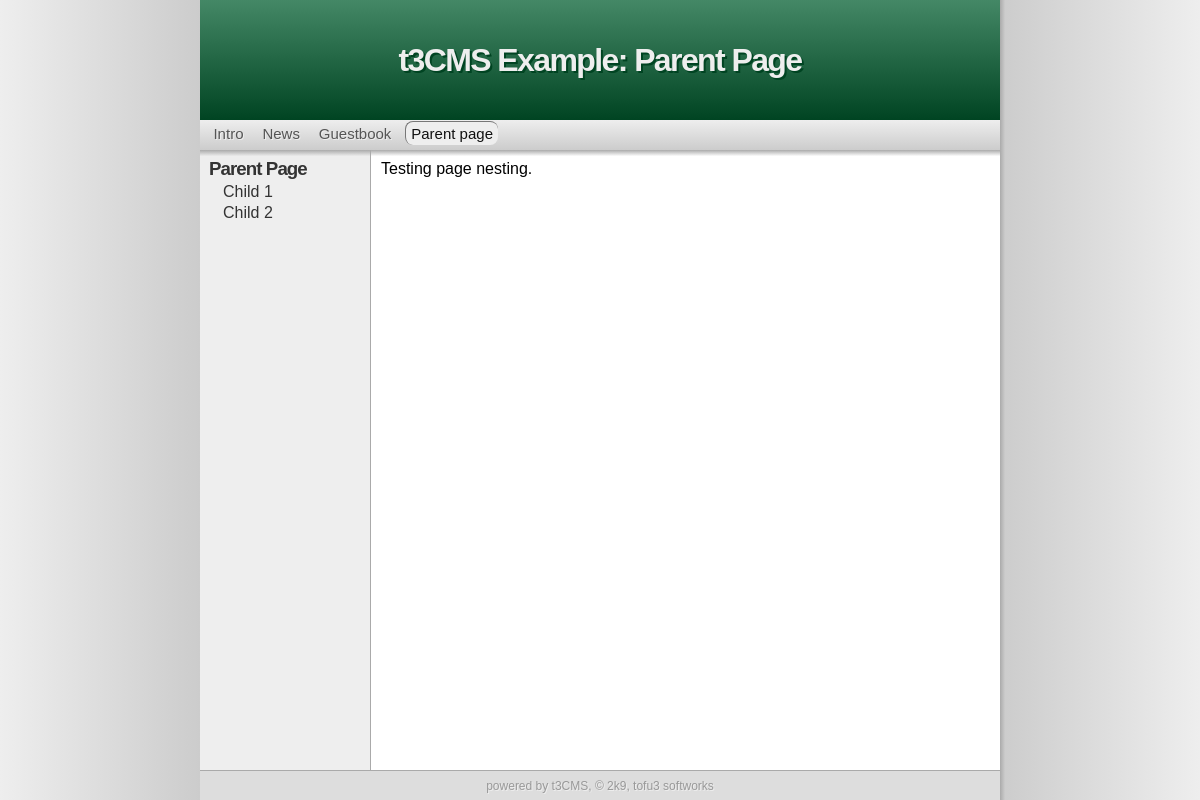
The page /?page=subs on the database its author committed.
### tables this page shows
CREATE TABLE "settings" ("name" TEXT check(typeof("name") = 'text') , "type" INTEGER, "value" TEXT check(typeof("value") = 'text') , "id" INTEGER PRIMARY KEY  AUTOINCREMENT  NOT NULL );

CREATE TABLE "pages" ("id" INTEGER PRIMARY KEY  NOT NULL ,"name" TEXT,"type" TEXT,"content" TEXT,"title" TEXT,"sub" TEXT DEFAULT _ , "special" INTEGER DEFAULT 0);

CREATE TABLE "menus" ("id" INTEGER PRIMARY KEY  AUTOINCREMENT  NOT NULL , "menu" INTEGER NOT NULL  DEFAULT 0, "label" TEXT, "type" TEXT DEFAULT page, "link" TEXT, "sorting" INTEGER DEFAULT 0);

### inc/inc.db.php (called while the page is built, shortened)
<?php
 try {
  $_DB = new PDO($_S['dbType'].':'.$_S['dbPath']);
 }
 catch (PDOException $e) {
	print 'Database error.';
	die();
 }
 function db_setting($name){
    global $_DB;
    $q = $_DB->query("SELECT value FROM settings WHERE name='$name'");
    $r = $q->fetch();
    return $r[0];
 }
 function db_page($name) {
    global $_DB;
    $q = $_DB->query("SELECT * FROM pages WHERE name='$name'");
    $r = $q->fetch();
    return $r;
 }
 function db_subpages($sub){
    global $_DB;
    foreach($_DB->query("SELECT * FROM pages WHERE sub='$sub'") as $r){
        $o[] = $r;
    }
    return $o;
 }
 function db_titlefromname($name){
    global $_DB;
    $q = $_DB->query("SELECT title FROM pages WHERE name='$name'");
    $r = $q->fetch();
    return $r[0];
 }
?>

### inc/inc.page.php (called while the page is built, shortened)
<?php
 include_once('inc/inc.db.php');
 function get_page($override = 0){
    if(!$override){
        $default = db_setting('default_page');
        @$page=$_GET['page']?$_GET['page']:$default;
    }
    else {
        $page = $override;
    }
    $pagedata = db_page($page);
    return array($pagedata['title'],$pagedata['type'],$pagedata['content'],$page,$pagedata['id'],$pagedata['sub']);
 }
?>

### inc/inc.debug.php (called while the page is built, shortened)
<?php
 function d_getdbasarray(){
    global $_DB;
    $d_inctables = array('settings','pt_guestbook','pages');
    $DBC = array();
    foreach ($d_inctables as $t){
        $i = 0;
        foreach ($_DB->query("SELECT * from $t") as $r){
            $i++;
                foreach($r as $n=>$v)
                    if (!is_int($n))
                        $DBC[$t][$i][$n] = $v;
        }
    }
    return $DBC;
 }
?>

### inc/inc.build-functions.php (the view, shortened to what this page needs)
<?php
 function do_menu($id,$orient = 'vertical'){
    global $_DB;
    global $page_name;
    global $page_sub;
    foreach($_DB->query("SELECT label,type,link FROM menus WHERE menu='$id' ORDER BY sorting") as $r){
        $linkname = $r['link'];
        $linkname=='./'?$linkname=db_setting('default_page'):0;
        $active = ($page_name==$linkname)||($page_sub==$linkname)?1:0;
        $menudata[] = array($r['label'],$r['type'],$r['link'],$active);
    }
    $m = build_menu($menudata,$orient);
    print $m;
 }
 function build_menu($data,$orient){
    global $url_style;
    foreach ($data as $item){
        $class = $item[3]?' class="active"':'';
        switch($item[1]){
            case 'page':
                if($url_style != 'pretty'){
                    $url = '?page='.$item[2];
                }
                else {
                    $url = './'.$item[2]; break;
                }
                break;
            case 'redir': $url = $item[2]; break;
        }
        if($orient == 'vertical'){
            $r .= '&nbsp;<a href="'.$url.'"'.$class.'>'.$item[0].'</a>&nbsp;';
        }
        else {
            $r .= '<a href="'.$url.'"'.$class.'>'.$item[0].'</a><br/>';
        }
    }
    return $r;
 }
 function do_submenu($orient = 'vertical'){
    global $page_name;
    global $page_sub;
    $sub=$page_sub=='_'?$page_name:$page_sub;
    $subpages = db_subpages($sub);
    foreach($subpages as $r){
        $active = $page_name==$r[1]?1:0;
        $menudata[] = array($r['title'],$r['name'],$active);
    }
    $m = build_submenu($menudata,$orient,$sub);
    print $m;
 }
 function build_submenu($data,$orient,$top){
    $title = db_titlefromname($top);
    $r = <<<END
      <td id="smenu">
      <h3><a href="?page=$top">$title</a></h3>
END;
    foreach($data as $subpage){
        $class = $subpage[2]?' class="active"':'';
        $r .= "   <a href=\"?page={$subpage[1]}\"$class>{$subpage[0]}</a>";
    }
    $r .= ' </td>';
    return $r;
 }
?>

### styles/default_html5css3/header.php
<table id="tcont" border="0" cellspacing="0" cellpadding="0">
 <tr>
  <td rowspan="4" id="tleft"><div id="shadow"></div></td>
  <td id="thead"><h1><?=$title.': '.$page_title?></h1></td>
  <td rowspan="4" id="tright"><div id="shadow"></div></td>
 </tr>
 <tr>
  <td id="tmenu"><div><?php do_menu(0) ?></div></td>
 </tr>
 <tr>
  <td>
   <table cellspacing="0" cellpadding="0" style="width:100%;height:100%">
    <tr>
<?php do_submenu() ?>
     <td id="tmain">

### pt/html/inc.php
<?php
 function do_page($content, $name){
    print $content;
 }
?>

### styles/default_html5css3/css/default.css (style rules this page uses)
* { font-family: Sans-serif }
h1,h2,h3 { letter-spacing: -0.05em; margin:0px; }
#thead h1 { color: #eee; text-shadow: #042 2px 2px }
h3 { color: #222; }
html,body { margin:0px; height:100% }
body { background-color: #ccc }
#tcont { width: 100%; height: 100% }
#thead { width: 800px; height: 120px; text-align: center; background-color: #264; background: -moz-linear-gradient(90deg, #042, #486); background: -webkit-gradient(linear, left top, left bottom, color-stop(0, #486), color-stop(1, #042)); }
#tleft { background: -moz-linear-gradient(0deg, #eee, #ccc); background: -webkit-gradient(linear, left top, right top, color-stop(0, #eee), color-stop(1, #ccc)); }
#tright { background: -moz-linear-gradient(180deg, #eee, #ccc); background: -webkit-gradient(linear, right top, left top, color-stop(0, #eee), color-stop(1, #ccc)); }
#shadow { background-color: #f0f; height: 100%; width: 5px }
#tright #shadow { background: -moz-linear-gradient(180deg, #ccc, #aaa); background: -webkit-gradient(linear, right top, left top, color-stop(0, #ccc), color-stop(1, #aaa)); }
#tleft #shadow { background: transparent }
#tmenu { height: 30px; background: #042 }
#tmain { vertical-align: top; background-color: #fff; padding: 10px; background: -moz-linear-gradient(90deg, #fff 99%, #aaa); background: -webkit-gradient(linear, left bottom, left top, color-stop(0.99, #fff), color-stop(1, #aaa)); }
#smenu { vertical-align: top; padding: 5px; background-color: #eee; width: 160px; border-right: 1px #aaa solid; background: -moz-linear-gradient(90deg, #eee 99%, #aaa); background: -webkit-gradient(linear, left bottom, left top, color-stop(0.99, #eee), color-stop(1, #aaa)); }
#smenu a { text-decoration: none; color: #333; margin-left: 18px; display:block; margin-top: 3px; margin-bottom: 3px }
#smenu h3 a { margin-left: 4px }
a.active { text-decoration: underline!important }
#tmenu div { background-color: #ddd; background: -moz-linear-gradient(90deg, #ccc, #eee); background: -webkit-gradient(linear, left bottom, left top, color-stop(0, #ccc), color-stop(1, #eee)); height: 25px; padding-top: 5px; padding-left: 4px; }
#tmenu a { padding: 3 5 3 5px; font-size: 15px; text-shadow: #eee 1px 1px; text-decoration: none; color: #555; }
#tmenu a.active { color: #111; text-decoration: none!important; background: #eee; -moz-border-radius: 8px; border-radius: 8px; border: 1px #777 solid; border-bottom: 0px; border-right: 0px; }

### rows shown on the page
settings: value "t3CMS Example"
pages: title "Parent Page", content "Testing page nesting."
menus: label "Intro"
menus: label "News"
menus: label "Guestbook"
menus: label "Parent page"
pages: title "Child 1"
pages: title "Child 2"
